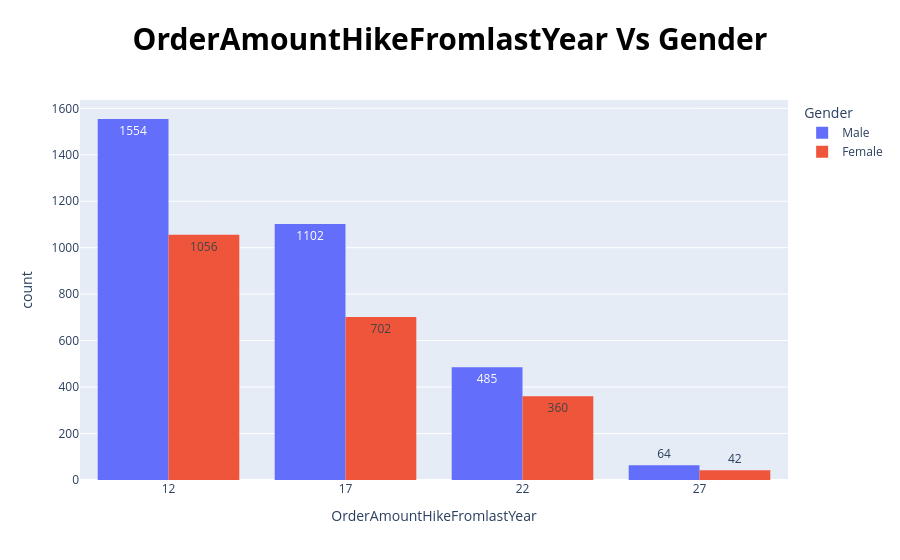

The notebook cell this image was saved under:
### Code cell
algorithm.bar_pixel_plot(data_frame , 'OrderAmountHikeFromlastYear' , 'Gender')

### Figure 1 — Plotly figure (JSON) as saved in the notebook; plotly's stock layout.template omitted (floating-point values rounded to 4 significant figures)
{"data": [{"alignmentgroup": "True", "bingroup": "x", "histfunc": "sum", "hovertemplate": "Gender=Male<br>OrderAmountHikeFromlastYear=%{x}<br>sum of count=%{y}<extra></extra>", "legendgroup": "Male", "marker": {"color": "#636efa", "pattern": {"shape": ""}}, "name": "Male", "offsetgroup": "Male", "orientation": "v", "showlegend": true, "texttemplate": "%{value}", "type": "histogram", "x": [11.0, 12.0, 13.0, 14.0, 15.0, 16.0, 17.0, 18.0, 19.0, 20.0, 21.0, 22.0, 23.0, 24.0, 25.0, 26.0], "xaxis": "x", "y": [224, 422, 447, 461, 343, 193, 180, 206, 180, 125, 106, 115, 82, 57, 47, 17], "yaxis": "y"}, {"alignmentgroup": "True", "bingroup": "x", "histfunc": "sum", "hovertemplate": "Gender=Female<br>OrderAmountHikeFromlastYear=%{x}<br>sum of count=%{y}<extra></extra>", "legendgroup": "Female", "marker": {"color": "#EF553B", "pattern": {"shape": ""}}, "name": "Female", "offsetgroup": "Female", "orientation": "v", "showlegend": true, "texttemplate": "%{value}", "type": "histogram", "x": [11.0, 12.0, 13.0, 14.0, 15.0, 16.0, 17.0, 18.0, 19.0, 20.0, 21.0, 22.0, 23.0, 24.0, 25.0, 26.0], "xaxis": "x", "y": [167, 306, 294, 289, 199, 140, 117, 115, 131, 118, 84, 69, 62, 27, 26, 16], "yaxis": "y"}], "layout": {"barmode": "group", "legend": {"title": {"text": "Gender"}, "tracegroupgap": 0}, "title": {"font": {"color": "black", "size": 30}, "text": "<b>OrderAmountHikeFromlastYear Vs Gender", "x": 0.5}, "xaxis": {"anchor": "y", "domain": [0, 1], "title": {"text": "OrderAmountHikeFromlastYear"}}, "yaxis": {"anchor": "x", "domain": [0, 1], "title": {"text": "count"}}}}
